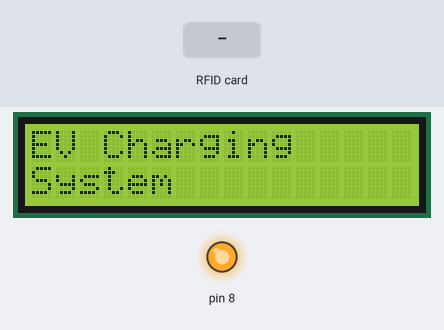
This sketch was run on a simulated Arduino Uno, built with avr-gcc and run on an emulated ATmega328P. Shown: 16×2 character LCD, output pins drawn as LEDs (lit = HIGH). Inputs (shaded band) come from the test bench. Pins used as bus, display or sensor lines are not drawn; what the sketch prints to the serial monitor is not drawn.

Above: at 2.3 s.
2.4 s: RFID card B3 8B 7B C9 held to the reader
At 3.4 s:
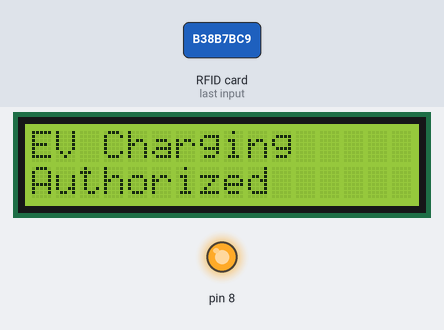
At 7.7 s:
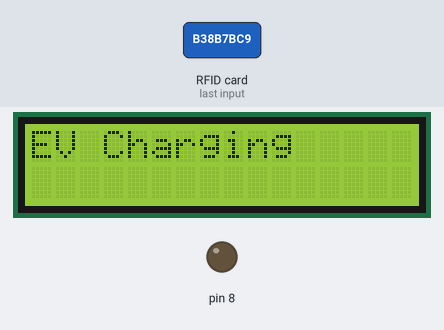
Timing chart, 0 to 18.0 s (numbered marks = the images above; inputs shaded):
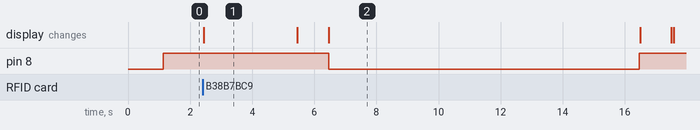

Measured:
- after the input at 2.4 s, pin 8: HIGH → LOW after 4.1 s, → HIGH 10.0 s later; the display: changes at once (image 1)
- what the display in image 1 shows lasts 3.1 s, from 2.4 s to 5.5 s

The sketch:

ev_wireless_charging.ino
```cpp
#include <SPI.h>
#include <MFRC522.h>
#include <Wire.h>
#include <LiquidCrystal_I2C.h>

#define SS_PIN 10
#define RST_PIN 9
MFRC522 mfrc522(SS_PIN, RST_PIN);   // Create MFRC522 instance.
LiquidCrystal_I2C lcd(0x27, 16, 2);
void setup()
{
  Serial.begin(9600);   // Initiate a serial communication
  SPI.begin();      // Initiate  SPI bus
  mfrc522.PCD_Init();   // Initiate MFRC522
  Serial.println("Approximate your card to the reader...");
  lcd.init();
  lcd.backlight(); // backlight ON
    lcd.setCursor(0,0);
  lcd.print("EV Charging");
      lcd.setCursor(0, 1);
    lcd.print("System");
    delay(1000);
  Serial.println();
  pinMode(8, OUTPUT);
  digitalWrite(8, HIGH);

}
void loop()
{
  // Look for new cards
  if ( ! mfrc522.PICC_IsNewCardPresent())
  {
    return;
  }
  // Select one of the cards
  if ( ! mfrc522.PICC_ReadCardSerial())
  {
    return;
  }
  //Show UID on serial monitor
  Serial.print("UID tag :");
  String content= "";
  byte letter;
  for (byte i = 0; i < mfrc522.uid.size; i++)
  {
     Serial.print(mfrc522.uid.uidByte[i] < 0x10 ? " 0" : " ");
     Serial.print(mfrc522.uid.uidByte[i], HEX);
     content.concat(String(mfrc522.uid.uidByte[i] < 0x10 ? " 0" : " "));
     content.concat(String(mfrc522.uid.uidByte[i], HEX));
  }
  Serial.println();
  Serial.print("Message : ");
  content.toUpperCase();

  if (content.substring(1) == "B3 8B 7B C9")  //  ( "4D 4A 05 32" ) change here the UID of the card/cards that you want to give access
  {
    Serial.println("Authorized access");
    Serial.println();
        lcd.setCursor(0,0);
  lcd.print("EV Charging");
    lcd.setCursor(0, 1);
    lcd.print("Authorized");
    delay(3000);
    lcd.clear();
   lcd.setCursor(0,0);
  lcd.print("EV Charging");
    lcd.setCursor(0, 1);
    lcd.print("Started");
    delay(1000);
    lcd.clear();
   lcd.setCursor(0,0);
  lcd.print("EV Charging");
    digitalWrite(8, LOW);
    delay(10000); // Change the Delay Time
    digitalWrite(8, HIGH);
    lcd.clear();
   lcd.setCursor(0,0);
  lcd.print("EV Charging");
    lcd.setCursor(0, 1);
    lcd.print("Ended");
    delay(1000);
lcd.clear();
  }

 else   {
    Serial.println(" Access denied");
        lcd.setCursor(0,0);
  lcd.print("EV Charging");
    lcd.setCursor(0, 1);
    lcd.print("Access denied");
    delay(3000);
    lcd.clear();
  lcd.setCursor(0,0);
  lcd.print("EV Charging");
  }
    lcd.init();
  lcd.backlight(); // backlight ON
    lcd.setCursor(0,0);
  lcd.print("EV Charging");
      lcd.setCursor(0, 1);
    lcd.print("System");
    delay(1000);
}
```
